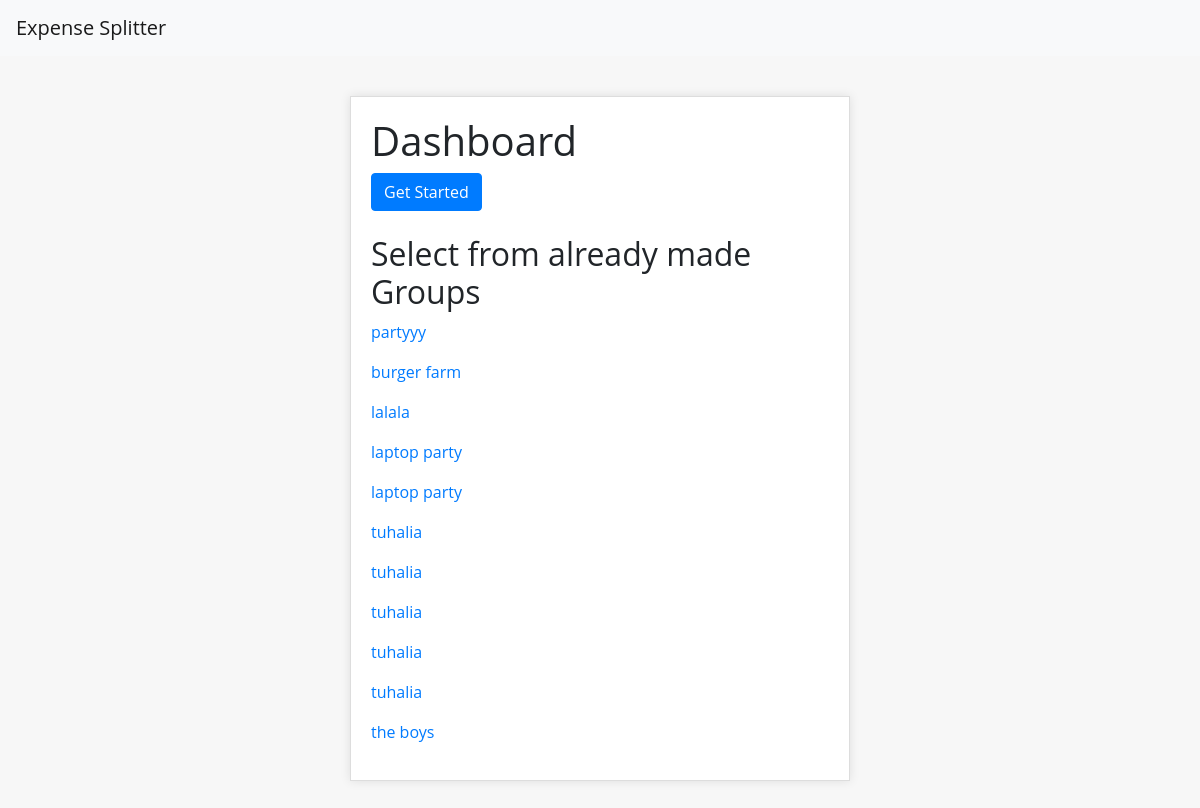
/, run on an earlier commit of the app's database.
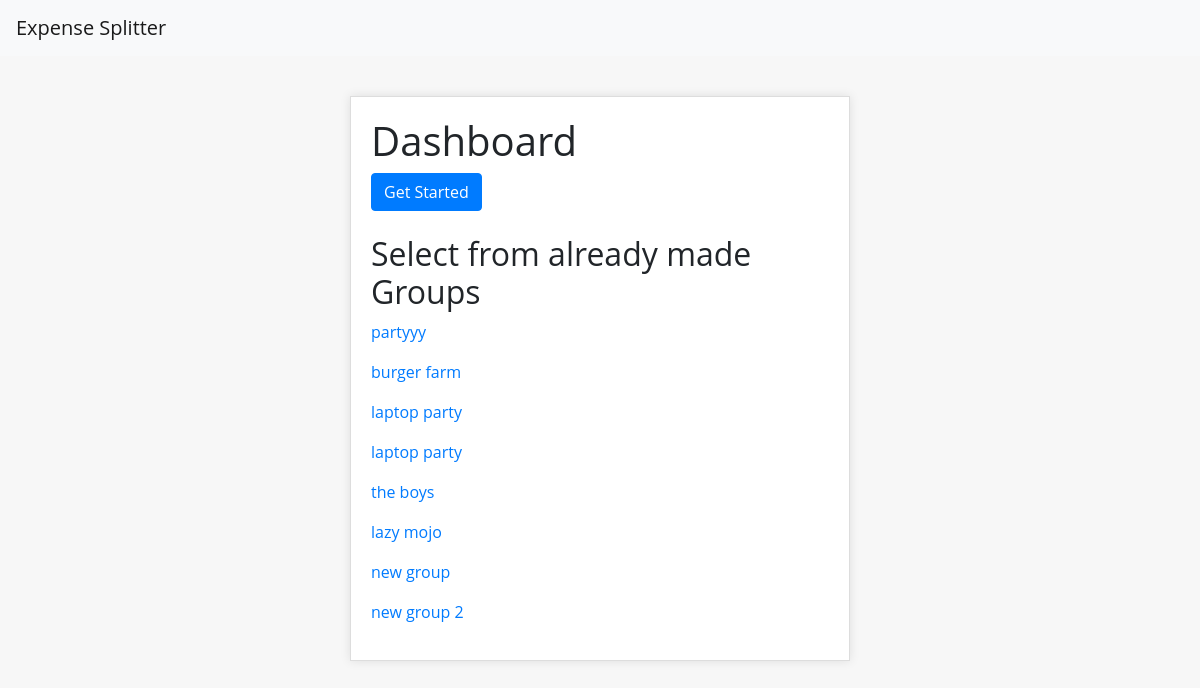
And on a later commit of the database.
### expenses/models.py (models this page shows, shortened)
class Group(models.Model):
    id = models.UUIDField(primary_key=True, default=uuid.uuid4, editable=False)
    grp_name = models.CharField(max_length=25)
    members = models.ManyToManyField(Member, through='GroupMember', related_name='groups')

### expenses/views.py (the view)
# urls.py: path('', views.dashboard, name='home'),
def dashboard(request):
    groups = Group.objects.all()
    return render(request, 'expenses/dashboard.html', {'groups': groups})

### expenses/templates/expenses/dashboard.html (shortened to what this page needs)
{% extends 'expenses/base.html' %}
{% block content %}
  <h1>Dashboard</h1>
  <a href="{% url 'create_group' %}" class="btn btn-primary">Get Started</a>
<br><br>
  <h2>Select from already made Groups</h2>
    {% for group in groups %}
      <p>
        <a href="{% url 'group_detail' group.id %}">{{ group.grp_name }}</a>
      </p>
    {% endfor %}
{% endblock %}

### expenses/templates/expenses/base.html (shortened to what this page needs)
{% load static %}
<!DOCTYPE html>
<html>
<head>
    <link rel="stylesheet" href="https://maxcdn.bootstrapcdn.com/bootstrap/4.0.0/css/bootstrap.min.css">
    <link rel="stylesheet" href="{% static 'styles/styles.css' %}" />
</head>
<body>
    {% include 'expenses/navbar.html' %}
    <div class="container">
        {% block content %}
        {% endblock %}
    </div>
</body>
</html>

### expenses/templates/expenses/navbar.html (shortened to what this page needs)
<nav class="navbar navbar-expand-lg navbar-light bg-light">
    <a class="navbar-brand" href="{% url 'home' %}">Expense Splitter</a>
</nav>

### static/styles/styles.css (style rules this page uses)
body { font-family: 'Open Sans', sans-serif; background-color: #f7f7f7; }
.container { max-width: 500px; margin: 40px auto; padding: 20px; background-color: #fff; border: 1px solid #ddd; box-shadow: 0 0 10px rgba(0, 0, 0, 0.1); }

What changed in the data, as far as the page shows it:
removed Group: grp_name "lalala"
removed Group: grp_name "tuhalia"
removed Group: grp_name "tuhalia"
removed Group: grp_name "tuhalia"
removed Group: grp_name "tuhalia"
removed Group: grp_name "tuhalia"
added Group: grp_name "lazy mojo"
added Group: grp_name "new group"
added Group: grp_name "new group 2"
